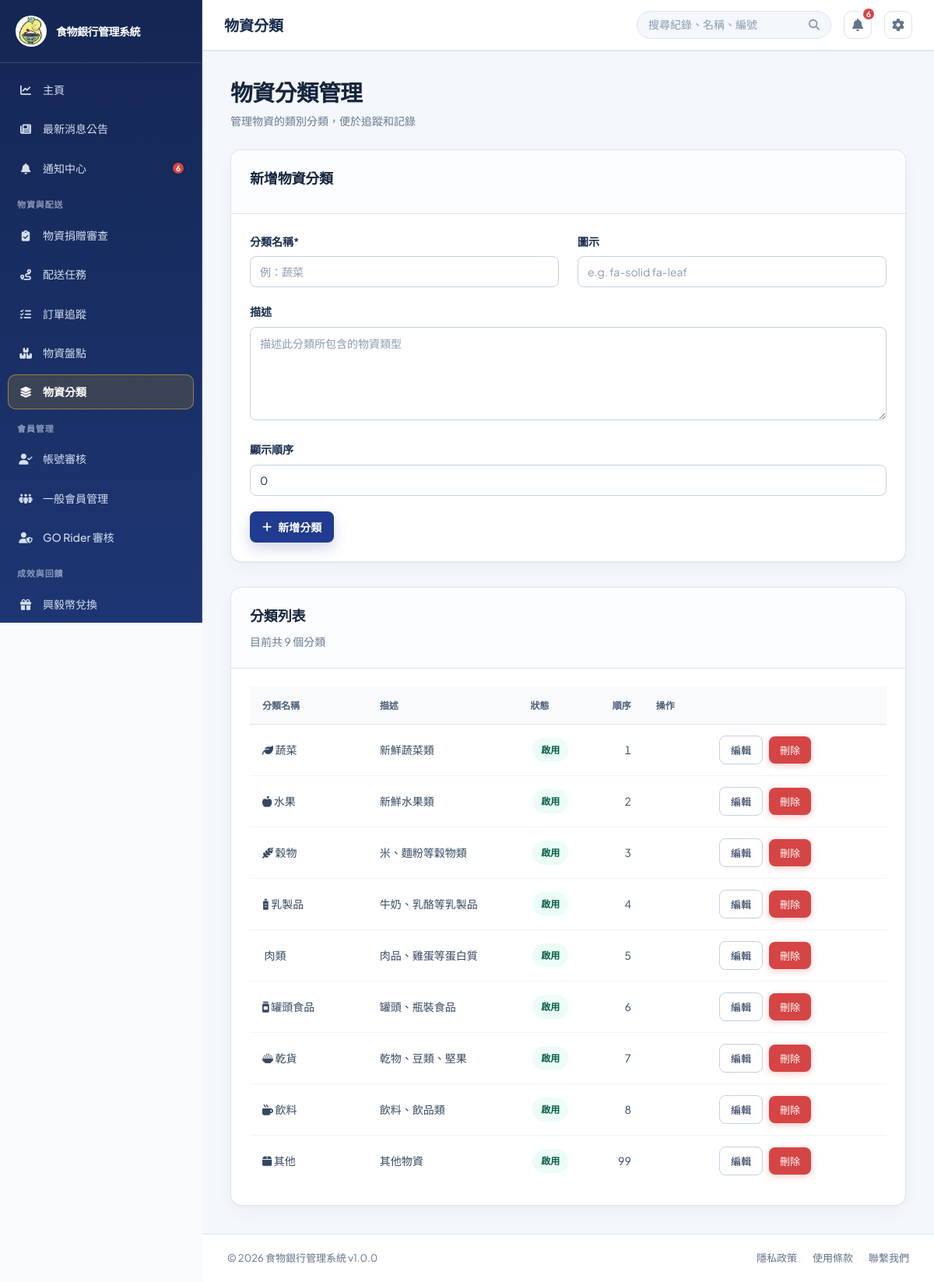
Page /?page=item_categories (signed in) on the committed database.
### tables this page shows
CREATE TABLE `item_categories` (
  `category_id` int(11) NOT NULL,
  `category_name` varchar(50) NOT NULL,
  `description` text DEFAULT NULL,
  `icon` varchar(50) DEFAULT NULL,
  `display_order` int(11) DEFAULT 0,
  `status` enum('active','inactive') NOT NULL DEFAULT 'active',
  `created_at` timestamp NULL DEFAULT current_timestamp(),
  `updated_at` timestamp NULL DEFAULT current_timestamp() ON UPDATE current_timestamp()
);

### config/database.php (called while the page is built, shortened)
<?php
class Database
{
    private $connection = null;
    public function getConnection()
    {
        return $this->connection;
    }
    private function connect()
    {
        $this->connection = @new mysqli(DB_HOST, DB_USER, DB_PASS, DB_NAME, DB_PORT);
    }
}
$db = new Database();

### src/models/ItemCategoryModel.php (called while the page is built, shortened)
<?php
require_once __DIR__ . '/BaseModel.php';
class ItemCategoryModel extends BaseModel {
    public function getAllCategories($onlyActive = false) {
        $sql = "SELECT * FROM item_categories";
        $sql .= " ORDER BY display_order ASC, category_id ASC";
        return $this->query($sql);
    }
}

### src/models/BaseModel.php (called while the page is built, shortened)
<?php
require_once __DIR__ . '/../../config/database.php';
abstract class BaseModel {
    protected $db;
    public function __construct() {
        global $db;
        $this->db = $db->getConnection();
    }
    public function query($sql) {
        $result = $this->db->query($sql);
        $rows = [];
        if ($result) {
            while ($row = $result->fetch_assoc()) {
                $rows[] = $row;
            }
        }
        return $rows;
    }
}
?>

### src/views/item_categories.php (the view, shortened to what this page needs)
<?php
require_once BASE_PATH . '/src/models/ItemCategoryModel.php';
$itemCategoryModel = new ItemCategoryModel();
$editingCategory = null;
$categories = $itemCategoryModel->getAllCategories();
?>
<div class="view-header">
    <div>
        <h1 class="view-title">物資分類管理</h1>
        <p class="view-subtitle">管理物資的類別分類，便於追蹤和記錄</p>
    </div>
</div>
<?php if ($editingCategory): ?>
<div class="card mt-32">
    <div class="card-header"><h2>編輯物資分類</h2></div>
    <div class="card-body">
        <form method="post">
            <input type="hidden" name="action" value="update_category">
            <input type="hidden" name="category_id" value="<?php echo (int) $editingCategory['category_id']; ?>">
            <div class="grid-2">
                <div class="form-group">
                    <label>分類名稱*</label>
                    <input name="category_name" value="<?php echo htmlspecialchars($editingCategory['category_name']); ?>" required>
                </div>
                <div class="form-group">
                    <label>狀態</label>
                    <select name="status">
                        <option value="active" <?php echo $editingCategory['status'] === 'active' ? 'selected' : ''; ?>>啟用</option>
                        <option value="inactive" <?php echo $editingCategory['status'] === 'inactive' ? 'selected' : ''; ?>>停用</option>
                    </select>
                </div>
            </div>
            <div class="form-group">
                <label>描述</label>
                <textarea name="description"><?php echo htmlspecialchars($editingCategory['description'] ?? ''); ?></textarea>
            </div>
            <div class="grid-2">
                <div class="form-group">
                    <label>圖示</label>
                    <input name="icon" value="<?php echo htmlspecialchars($editingCategory['icon']); ?>" placeholder="e.g. fa-solid fa-leaf">
                </div>
                <div class="form-group">
                    <label>顯示順序</label>
                    <input type="number" name="display_order" value="<?php echo (int) $editingCategory['display_order']; ?>">
                </div>
            </div>
            <div class="btn-group">
                <button type="submit" class="btn btn-primary">儲存變更</button>
                <a class="btn btn-secondary" href="?page=item_categories">取消</a>
            </div>
        </form>
    </div>
</div>
<?php else: ?>
<div class="card">
    <div class="card-header"><h2>新增物資分類</h2></div>
    <div class="card-body">
        <form method="post">
            <div class="grid-2">
                <div class="form-group">
                    <label>分類名稱*</label>
                    <input name="category_name" required placeholder="例：蔬菜">
                </div>
                <div class="form-group">
                    <label>圖示</label>
                    <input name="icon" placeholder="e.g. fa-solid fa-leaf">
                </div>
            </div>
            <div class="form-group">
                <label>描述</label>
                <textarea name="description" placeholder="描述此分類所包含的物資類型"></textarea>
            </div>
            <div class="form-group">
                <label>顯示順序</label>
                <input type="number" name="display_order" min="0" value="0">
            </div>
            <button class="btn btn-primary" type="submit"><i class="fas fa-plus"></i> 新增分類</button>
        </form>
    </div>
</div>
<?php endif; ?>
<div class="card mt-32">
    <div class="card-header"><h2>分類列表</h2><p>目前共 <?php echo count($categories); ?> 個分類</p></div>
    <div class="card-body">
        <?php if ($categories): ?>
        <div class="categories-table-body">
        <table class="data-table categories-table">
                <thead>
                    <tr>
                        <th>分類名稱</th>
                        <th>描述</th>
                        <th>狀態</th>
                        <th>順序</th>
                        <th>操作</th>
                    </tr>
                </thead>
                <tbody>
                    <?php foreach ($categories as $category): ?>
                    <tr>
                        <td>
                            <?php if ($category['icon']): ?>
                                <i class="<?php echo htmlspecialchars($category['icon']); ?>"></i>
                            <?php endif; ?>
                            <?php echo htmlspecialchars($category['category_name']); ?>
                        </td>
                        <td><?php echo htmlspecialchars($category['description'] ?? ''); ?></td>
                        <td>
                            <span class="status status-<?php echo $category['status']; ?>">
                                <?php echo $category['status'] === 'active' ? '啟用' : '停用'; ?>
                            </span>
                        </td>
                        <td><?php echo (int) $category['display_order']; ?></td>
                        <td>
                            <div class="inline-action-group">
                                <form method="post" class="delivery-action-form">
                                    <button class="btn btn-secondary btn-sm" type="submit">編輯</button>
                                </form>
                                <form method="post" class="delivery-action-form" onsubmit="return confirm('確定要刪除此分類嗎？');">
                                    <button class="btn btn-danger btn-sm" type="submit">刪除</button>
                                </form>
                            </div>
                        </td>
                    </tr>
                    <?php endforeach; ?>
                </tbody>
            </table>
            </div>
        <?php else: ?>
            <div class="empty-state"><i class="fas fa-layer-group"></i><p>尚未建立任何分類</p></div>
        <?php endif; ?>
    </div>
</div>

### rows in the picture
item_categories: category_name "蔬菜", description "新鮮蔬菜類", status "啟用", display_order "1"
item_categories: category_name "水果", description "新鮮水果類", status "啟用", display_order "2"
item_categories: category_name "穀物", description "米、麵粉等穀物類", status "啟用", display_order "3"
item_categories: category_name "乳製品", description "牛奶、乳酪等乳製品", status "啟用", display_order "4"
item_categories: category_name "肉類", description "肉品、雞蛋等蛋白質", status "啟用", display_order "5"
item_categories: category_name "罐頭食品", description "罐頭、瓶裝食品", status "啟用", display_order "6"
item_categories: category_name "乾貨", description "乾物、豆類、堅果", status "啟用", display_order "7"
item_categories: category_name "飲料", description "飲料、飲品類", status "啟用", display_order "8"
item_categories: category_name "其他", description "其他物資", status "啟用", display_order "99"

### other values in the picture
APP_NAME "食物銀行管理系統"
$label "主頁"
$label "最新消息公告"
$label "通知中心"
$unreadNotificationCount "6"
$item['group'] "物資與配送"
$label "物資捐贈審查"
$label "配送任務"
$label "訂單追蹤"
$label "物資盤點"
$label "物資分類"
$item['group'] "會員管理"
$label "帳號審核"
$label "一般會員管理"
$label "GO Rider 審核"
